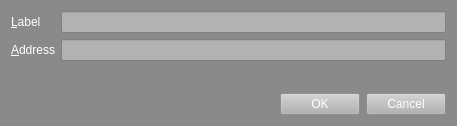
<?xml version="1.0" encoding="UTF-8"?>
<ui version="4.0">
 <class>EditAddressDialog</class>
 <widget class="QDialog" name="EditAddressDialog">
  <property name="geometry">
   <rect>
    <x>0</x>
    <y>0</y>
    <width>457</width>
    <height>126</height>
   </rect>
  </property>
  <property name="palette">
   <palette>
    <active>
     <colorrole role="WindowText">
      <brush brushstyle="SolidPattern">
       <color alpha="255">
        <red>255</red>
        <green>255</green>
        <blue>255</blue>
       </color>
      </brush>
     </colorrole>
     <colorrole role="Button">
      <brush brushstyle="SolidPattern">
       <color alpha="255">
        <red>138</red>
        <green>138</green>
        <blue>138</blue>
       </color>
      </brush>
     </colorrole>
     <colorrole role="Light">
      <brush brushstyle="SolidPattern">
       <color alpha="255">
        <red>207</red>
        <green>207</green>
        <blue>207</blue>
       </color>
      </brush>
     </colorrole>
     <colorrole role="Midlight">
      <brush brushstyle="SolidPattern">
       <color alpha="255">
        <red>172</red>
        <green>172</green>
        <blue>172</blue>
       </color>
      </brush>
     </colorrole>
     <colorrole role="Dark">
      <brush brushstyle="SolidPattern">
       <color alpha="255">
        <red>69</red>
        <green>69</green>
        <blue>69</blue>
       </color>
      </brush>
     </colorrole>
     <colorrole role="Mid">
      <brush brushstyle="SolidPattern">
       <color alpha="255">
        <red>92</red>
        <green>92</green>
        <blue>92</blue>
       </color>
      </brush>
     </colorrole>
     <colorrole role="Text">
      <brush brushstyle="SolidPattern">
       <color alpha="255">
        <red>255</red>
        <green>255</green>
        <blue>255</blue>
       </color>
      </brush>
     </colorrole>
     <colorrole role="BrightText">
      <brush brushstyle="SolidPattern">
       <color alpha="255">
        <red>255</red>
        <green>255</green>
        <blue>255</blue>
       </color>
      </brush>
     </colorrole>
     <colorrole role="ButtonText">
      <brush brushstyle="SolidPattern">
       <color alpha="255">
        <red>0</red>
        <green>0</green>
        <blue>0</blue>
       </color>
      </brush>
     </colorrole>
     <colorrole role="Base">
      <brush brushstyle="SolidPattern">
       <color alpha="255">
        <red>255</red>
        <green>255</green>
        <blue>255</blue>
       </color>
      </brush>
     </colorrole>
     <colorrole role="Window">
      <brush brushstyle="SolidPattern">
       <color alpha="255">
        <red>138</red>
        <green>138</green>
        <blue>138</blue>
       </color>
      </brush>
     </colorrole>
     <colorrole role="Shadow">
      <brush brushstyle="SolidPattern">
       <color alpha="255">
        <red>255</red>
        <green>255</green>
        <blue>255</blue>
       </color>
      </brush>
     </colorrole>
     <colorrole role="AlternateBase">
      <brush brushstyle="SolidPattern">
       <color alpha="255">
        <red>196</red>
        <green>196</green>
        <blue>196</blue>
       </color>
      </brush>
     </colorrole>
     <colorrole role="ToolTipBase">
      <brush brushstyle="SolidPattern">
       <color alpha="255">
        <red>138</red>
        <green>138</green>
        <blue>138</blue>
       </color>
      </brush>
     </colorrole>
     <colorrole role="ToolTipText">
      <brush brushstyle="SolidPattern">
       <color alpha="255">
        <red>255</red>
        <green>255</green>
        <blue>255</blue>
       </color>
      </brush>
     </colorrole>
    </active>
    <inactive>
     <colorrole role="WindowText">
      <brush brushstyle="SolidPattern">
       <color alpha="255">
        <red>255</red>
        <green>255</green>
        <blue>255</blue>
       </color>
      </brush>
     </colorrole>
     <colorrole role="Button">
      <brush brushstyle="SolidPattern">
       <color alpha="255">
        <red>138</red>
        <green>138</green>
        <blue>138</blue>
       </color>
      </brush>
     </colorrole>
     <colorrole role="Light">
      <brush brushstyle="SolidPattern">
       <color alpha="255">
        <red>207</red>
        <green>207</green>
        <blue>207</blue>
       </color>
      </brush>
     </colorrole>
     <colorrole role="Midlight">
      <brush brushstyle="SolidPattern">
       <color alpha="255">
        <red>172</red>
        <green>172</green>
        <blue>172</blue>
       </color>
      </brush>
     </colorrole>
     <colorrole role="Dark">
      <brush brushstyle="SolidPattern">
       <color alpha="255">
        <red>69</red>
        <green>69</green>
        <blue>69</blue>
       </color>
      </brush>
     </colorrole>
     <colorrole role="Mid">
      <brush brushstyle="SolidPattern">
       <color alpha="255">
        <red>92</red>
        <green>92</green>
        <blue>92</blue>
       </color>
      </brush>
     </colorrole>
     <colorrole role="Text">
      <brush brushstyle="SolidPattern">
       <color alpha="255">
        <red>255</red>
        <green>255</green>
        <blue>255</blue>
       </color>
      </brush>
     </colorrole>
     <colorrole role="BrightText">
      <brush brushstyle="SolidPattern">
       <color alpha="255">
        <red>255</red>
        <green>255</green>
        <blue>255</blue>
       </color>
      </brush>
     </colorrole>
     <colorrole role="ButtonText">
      <brush brushstyle="SolidPattern">
       <color alpha="255">
        <red>0</red>
        <green>0</green>
        <blue>0</blue>
       </color>
      </brush>
     </colorrole>
     <colorrole role="Base">
      <brush brushstyle="SolidPattern">
       <color alpha="255">
        <red>255</red>
        <green>255</green>
        <blue>255</blue>
       </color>
      </brush>
     </colorrole>
     <colorrole role="Window">
      <brush brushstyle="SolidPattern">
       <color alpha="255">
        <red>138</red>
        <green>138</green>
        <blue>138</blue>
       </color>
      </brush>
     </colorrole>
     <colorrole role="Shadow">
      <brush brushstyle="SolidPattern">
       <color alpha="255">
        <red>255</red>
        <green>255</green>
        <blue>255</blue>
       </color>
      </brush>
     </colorrole>
     <colorrole role="AlternateBase">
      <brush brushstyle="SolidPattern">
       <color alpha="255">
        <red>196</red>
        <green>196</green>
        <blue>196</blue>
       </color>
      </brush>
     </colorrole>
     <colorrole role="ToolTipBase">
      <brush brushstyle="SolidPattern">
       <color alpha="255">
        <red>138</red>
        <green>138</green>
        <blue>138</blue>
       </color>
      </brush>
     </colorrole>
     <colorrole role="ToolTipText">
      <brush brushstyle="SolidPattern">
       <color alpha="255">
        <red>255</red>
        <green>255</green>
        <blue>255</blue>
       </color>
      </brush>
     </colorrole>
    </inactive>
    <disabled>
     <colorrole role="WindowText">
      <brush brushstyle="SolidPattern">
       <color alpha="255">
        <red>69</red>
        <green>69</green>
        <blue>69</blue>
       </color>
      </brush>
     </colorrole>
     <colorrole role="Button">
      <brush brushstyle="SolidPattern">
       <color alpha="255">
        <red>138</red>
        <green>138</green>
        <blue>138</blue>
       </color>
      </brush>
     </colorrole>
     <colorrole role="Light">
      <brush brushstyle="SolidPattern">
       <color alpha="255">
        <red>207</red>
        <green>207</green>
        <blue>207</blue>
       </color>
      </brush>
     </colorrole>
     <colorrole role="Midlight">
      <brush brushstyle="SolidPattern">
       <color alpha="255">
        <red>172</red>
        <green>172</green>
        <blue>172</blue>
       </color>
      </brush>
     </colorrole>
     <colorrole role="Dark">
      <brush brushstyle="SolidPattern">
       <color alpha="255">
        <red>69</red>
        <green>69</green>
        <blue>69</blue>
       </color>
      </brush>
     </colorrole>
     <colorrole role="Mid">
      <brush brushstyle="SolidPattern">
       <color alpha="255">
        <red>92</red>
        <green>92</green>
        <blue>92</blue>
       </color>
      </brush>
     </colorrole>
     <colorrole role="Text">
      <brush brushstyle="SolidPattern">
       <color alpha="255">
        <red>69</red>
        <green>69</green>
        <blue>69</blue>
       </color>
      </brush>
     </colorrole>
     <colorrole role="BrightText">
      <brush brushstyle="SolidPattern">
       <color alpha="255">
        <red>255</red>
        <green>255</green>
        <blue>255</blue>
       </color>
      </brush>
     </colorrole>
     <colorrole role="ButtonText">
      <brush brushstyle="SolidPattern">
       <color alpha="255">
        <red>69</red>
        <green>69</green>
        <blue>69</blue>
       </color>
      </brush>
     </colorrole>
     <colorrole role="Base">
      <brush brushstyle="SolidPattern">
       <color alpha="255">
        <red>138</red>
        <green>138</green>
        <blue>138</blue>
       </color>
      </brush>
     </colorrole>
     <colorrole role="Window">
      <brush brushstyle="SolidPattern">
       <color alpha="255">
        <red>138</red>
        <green>138</green>
        <blue>138</blue>
       </color>
      </brush>
     </colorrole>
     <colorrole role="Shadow">
      <brush brushstyle="SolidPattern">
       <color alpha="255">
        <red>255</red>
        <green>255</green>
        <blue>255</blue>
       </color>
      </brush>
     </colorrole>
     <colorrole role="AlternateBase">
      <brush brushstyle="SolidPattern">
       <color alpha="255">
        <red>138</red>
        <green>138</green>
        <blue>138</blue>
       </color>
      </brush>
     </colorrole>
     <colorrole role="ToolTipBase">
      <brush brushstyle="SolidPattern">
       <color alpha="255">
        <red>138</red>
        <green>138</green>
        <blue>138</blue>
       </color>
      </brush>
     </colorrole>
     <colorrole role="ToolTipText">
      <brush brushstyle="SolidPattern">
       <color alpha="255">
        <red>255</red>
        <green>255</green>
        <blue>255</blue>
       </color>
      </brush>
     </colorrole>
    </disabled>
   </palette>
  </property>
  <property name="windowTitle">
   <string>Edit Address</string>
  </property>
  <layout class="QVBoxLayout" name="verticalLayout">
   <item>
    <layout class="QFormLayout" name="formLayout">
     <property name="fieldGrowthPolicy">
      <enum>QFormLayout::AllNonFixedFieldsGrow</enum>
     </property>
     <item row="0" column="0">
      <widget class="QLabel" name="label">
       <property name="autoFillBackground">
        <bool>true</bool>
       </property>
       <property name="text">
        <string>&lt;html&gt;&lt;head/&gt;&lt;body&gt;&lt;p&gt;&lt;span style=&quot; color:#ffffff;&quot;&gt;&amp;amp;Label&lt;/span&gt;&lt;/p&gt;&lt;/body&gt;&lt;/html&gt;</string>
       </property>
       <property name="buddy">
        <cstring>labelEdit</cstring>
       </property>
      </widget>
     </item>
     <item row="0" column="1">
      <widget class="QLineEdit" name="labelEdit">
       <property name="palette">
        <palette>
         <active>
          <colorrole role="WindowText">
           <brush brushstyle="SolidPattern">
            <color alpha="255">
             <red>255</red>
             <green>255</green>
             <blue>255</blue>
            </color>
           </brush>
          </colorrole>
          <colorrole role="Button">
           <brush brushstyle="SolidPattern">
            <color alpha="255">
             <red>178</red>
             <green>178</green>
             <blue>178</blue>
            </color>
           </brush>
          </colorrole>
          <colorrole role="Text">
           <brush brushstyle="SolidPattern">
            <color alpha="255">
             <red>255</red>
             <green>255</green>
             <blue>255</blue>
            </color>
           </brush>
          </colorrole>
          <colorrole role="ButtonText">
           <brush brushstyle="SolidPattern">
            <color alpha="255">
             <red>255</red>
             <green>255</green>
             <blue>255</blue>
            </color>
           </brush>
          </colorrole>
          <colorrole role="Base">
           <brush brushstyle="SolidPattern">
            <color alpha="255">
             <red>178</red>
             <green>178</green>
             <blue>178</blue>
            </color>
           </brush>
          </colorrole>
          <colorrole role="Window">
           <brush brushstyle="SolidPattern">
            <color alpha="255">
             <red>178</red>
             <green>178</green>
             <blue>178</blue>
            </color>
           </brush>
          </colorrole>
         </active>
         <inactive>
          <colorrole role="WindowText">
           <brush brushstyle="SolidPattern">
            <color alpha="255">
             <red>255</red>
             <green>255</green>
             <blue>255</blue>
            </color>
           </brush>
          </colorrole>
          <colorrole role="Button">
           <brush brushstyle="SolidPattern">
            <color alpha="255">
             <red>178</red>
             <green>178</green>
             <blue>178</blue>
            </color>
           </brush>
          </colorrole>
          <colorrole role="Text">
           <brush brushstyle="SolidPattern">
            <color alpha="255">
             <red>255</red>
             <green>255</green>
             <blue>255</blue>
            </color>
           </brush>
          </colorrole>
          <colorrole role="ButtonText">
           <brush brushstyle="SolidPattern">
            <color alpha="255">
             <red>255</red>
             <green>255</green>
             <blue>255</blue>
            </color>
           </brush>
          </colorrole>
          <colorrole role="Base">
           <brush brushstyle="SolidPattern">
            <color alpha="255">
             <red>178</red>
             <green>178</green>
             <blue>178</blue>
            </color>
           </brush>
          </colorrole>
          <colorrole role="Window">
           <brush brushstyle="SolidPattern">
            <color alpha="255">
             <red>178</red>
             <green>178</green>
             <blue>178</blue>
            </color>
           </brush>
          </colorrole>
         </inactive>
         <disabled>
          <colorrole role="WindowText">
           <brush brushstyle="SolidPattern">
            <color alpha="255">
             <red>255</red>
             <green>255</green>
             <blue>255</blue>
            </color>
           </brush>
          </colorrole>
          <colorrole role="Button">
           <brush brushstyle="SolidPattern">
            <color alpha="255">
             <red>178</red>
             <green>178</green>
             <blue>178</blue>
            </color>
           </brush>
          </colorrole>
          <colorrole role="Text">
           <brush brushstyle="SolidPattern">
            <color alpha="255">
             <red>255</red>
             <green>255</green>
             <blue>255</blue>
            </color>
           </brush>
          </colorrole>
          <colorrole role="ButtonText">
           <brush brushstyle="SolidPattern">
            <color alpha="255">
             <red>255</red>
             <green>255</green>
             <blue>255</blue>
            </color>
           </brush>
          </colorrole>
          <colorrole role="Base">
           <brush brushstyle="SolidPattern">
            <color alpha="255">
             <red>178</red>
             <green>178</green>
             <blue>178</blue>
            </color>
           </brush>
          </colorrole>
          <colorrole role="Window">
           <brush brushstyle="SolidPattern">
            <color alpha="255">
             <red>178</red>
             <green>178</green>
             <blue>178</blue>
            </color>
           </brush>
          </colorrole>
         </disabled>
        </palette>
       </property>
       <property name="toolTip">
        <string>The label associated with this address book entry</string>
       </property>
       <property name="styleSheet">
        <string notr="true">background-color: rgb(178, 178, 178);
color: rgb(255,255,255);</string>
       </property>
      </widget>
     </item>
     <item row="1" column="0">
      <widget class="QLabel" name="label_2">
       <property name="autoFillBackground">
        <bool>true</bool>
       </property>
       <property name="text">
        <string>&lt;html&gt;&lt;head/&gt;&lt;body&gt;&lt;p&gt;&lt;span style=&quot; color:#ffffff;&quot;&gt;&amp;amp;Address&lt;/span&gt;&lt;/p&gt;&lt;/body&gt;&lt;/html&gt;</string>
       </property>
       <property name="buddy">
        <cstring>addressEdit</cstring>
       </property>
      </widget>
     </item>
     <item row="1" column="1">
      <widget class="QLineEdit" name="addressEdit">
       <property name="palette">
        <palette>
         <active>
          <colorrole role="WindowText">
           <brush brushstyle="SolidPattern">
            <color alpha="255">
             <red>255</red>
             <green>255</green>
             <blue>255</blue>
            </color>
           </brush>
          </colorrole>
          <colorrole role="Button">
           <brush brushstyle="SolidPattern">
            <color alpha="255">
             <red>178</red>
             <green>178</green>
             <blue>178</blue>
            </color>
           </brush>
          </colorrole>
          <colorrole role="Text">
           <brush brushstyle="SolidPattern">
            <color alpha="255">
             <red>255</red>
             <green>255</green>
             <blue>255</blue>
            </color>
           </brush>
          </colorrole>
          <colorrole role="ButtonText">
           <brush brushstyle="SolidPattern">
            <color alpha="255">
             <red>255</red>
             <green>255</green>
             <blue>255</blue>
            </color>
           </brush>
          </colorrole>
          <colorrole role="Base">
           <brush brushstyle="SolidPattern">
            <color alpha="255">
             <red>178</red>
             <green>178</green>
             <blue>178</blue>
            </color>
           </brush>
          </colorrole>
          <colorrole role="Window">
           <brush brushstyle="SolidPattern">
            <color alpha="255">
             <red>178</red>
             <green>178</green>
             <blue>178</blue>
            </color>
           </brush>
          </colorrole>
         </active>
         <inactive>
          <colorrole role="WindowText">
           <brush brushstyle="SolidPattern">
            <color alpha="255">
             <red>255</red>
             <green>255</green>
             <blue>255</blue>
            </color>
           </brush>
          </colorrole>
          <colorrole role="Button">
           <brush brushstyle="SolidPattern">
            <color alpha="255">
             <red>178</red>
             <green>178</green>
             <blue>178</blue>
            </color>
           </brush>
          </colorrole>
          <colorrole role="Text">
           <brush brushstyle="SolidPattern">
            <color alpha="255">
             <red>255</red>
             <green>255</green>
             <blue>255</blue>
            </color>
           </brush>
          </colorrole>
          <colorrole role="ButtonText">
           <brush brushstyle="SolidPattern">
            <color alpha="255">
             <red>255</red>
             <green>255</green>
             <blue>255</blue>
            </color>
           </brush>
          </colorrole>
          <colorrole role="Base">
           <brush brushstyle="SolidPattern">
            <color alpha="255">
             <red>178</red>
             <green>178</green>
             <blue>178</blue>
            </color>
           </brush>
          </colorrole>
          <colorrole role="Window">
           <brush brushstyle="SolidPattern">
            <color alpha="255">
             <red>178</red>
             <green>178</green>
             <blue>178</blue>
            </color>
           </brush>
          </colorrole>
         </inactive>
         <disabled>
          <colorrole role="WindowText">
           <brush brushstyle="SolidPattern">
            <color alpha="255">
             <red>255</red>
             <green>255</green>
             <blue>255</blue>
            </color>
           </brush>
          </colorrole>
          <colorrole role="Button">
           <brush brushstyle="SolidPattern">
            <color alpha="255">
             <red>178</red>
             <green>178</green>
             <blue>178</blue>
            </color>
           </brush>
          </colorrole>
          <colorrole role="Text">
           <brush brushstyle="SolidPattern">
            <color alpha="255">
             <red>255</red>
             <green>255</green>
             <blue>255</blue>
            </color>
           </brush>
          </colorrole>
          <colorrole role="ButtonText">
           <brush brushstyle="SolidPattern">
            <color alpha="255">
             <red>255</red>
             <green>255</green>
             <blue>255</blue>
            </color>
           </brush>
          </colorrole>
          <colorrole role="Base">
           <brush brushstyle="SolidPattern">
            <color alpha="255">
             <red>178</red>
             <green>178</green>
             <blue>178</blue>
            </color>
           </brush>
          </colorrole>
          <colorrole role="Window">
           <brush brushstyle="SolidPattern">
            <color alpha="255">
             <red>178</red>
             <green>178</green>
             <blue>178</blue>
            </color>
           </brush>
          </colorrole>
         </disabled>
        </palette>
       </property>
       <property name="toolTip">
        <string>The address associated with this address book entry. This can only be modified for sending addresses.</string>
       </property>
       <property name="styleSheet">
        <string notr="true">background-color: rgb(178, 178, 178);
color: rgb(255,255,255);</string>
       </property>
      </widget>
     </item>
    </layout>
   </item>
   <item>
    <widget class="QDialogButtonBox" name="buttonBox">
     <property name="palette">
      <palette>
       <active>
        <colorrole role="Button">
         <brush brushstyle="SolidPattern">
          <color alpha="255">
           <red>178</red>
           <green>178</green>
           <blue>178</blue>
          </color>
         </brush>
        </colorrole>
        <colorrole role="ButtonText">
         <brush brushstyle="SolidPattern">
          <color alpha="255">
           <red>255</red>
           <green>255</green>
           <blue>255</blue>
          </color>
         </brush>
        </colorrole>
        <colorrole role="Base">
         <brush brushstyle="SolidPattern">
          <color alpha="255">
           <red>178</red>
           <green>178</green>
           <blue>178</blue>
          </color>
         </brush>
        </colorrole>
        <colorrole role="Window">
         <brush brushstyle="SolidPattern">
          <color alpha="255">
           <red>178</red>
           <green>178</green>
           <blue>178</blue>
          </color>
         </brush>
        </colorrole>
        <colorrole role="Highlight">
         <brush brushstyle="SolidPattern">
          <color alpha="255">
           <red>240</red>
           <green>119</green>
           <blue>70</blue>
          </color>
         </brush>
        </colorrole>
       </active>
       <inactive>
        <colorrole role="Button">
         <brush brushstyle="SolidPattern">
          <color alpha="255">
           <red>178</red>
           <green>178</green>
           <blue>178</blue>
          </color>
         </brush>
        </colorrole>
        <colorrole role="ButtonText">
         <brush brushstyle="SolidPattern">
          <color alpha="255">
           <red>255</red>
           <green>255</green>
           <blue>255</blue>
          </color>
         </brush>
        </colorrole>
        <colorrole role="Base">
         <brush brushstyle="SolidPattern">
          <color alpha="255">
           <red>178</red>
           <green>178</green>
           <blue>178</blue>
          </color>
         </brush>
        </colorrole>
        <colorrole role="Window">
         <brush brushstyle="SolidPattern">
          <color alpha="255">
           <red>178</red>
           <green>178</green>
           <blue>178</blue>
          </color>
         </brush>
        </colorrole>
        <colorrole role="Highlight">
         <brush brushstyle="SolidPattern">
          <color alpha="255">
           <red>178</red>
           <green>178</green>
           <blue>178</blue>
          </color>
         </brush>
        </colorrole>
       </inactive>
       <disabled>
        <colorrole role="Button">
         <brush brushstyle="SolidPattern">
          <color alpha="255">
           <red>178</red>
           <green>178</green>
           <blue>178</blue>
          </color>
         </brush>
        </colorrole>
        <colorrole role="ButtonText">
         <brush brushstyle="SolidPattern">
          <color alpha="255">
           <red>138</red>
           <green>138</green>
           <blue>138</blue>
          </color>
         </brush>
        </colorrole>
        <colorrole role="Base">
         <brush brushstyle="SolidPattern">
          <color alpha="255">
           <red>178</red>
           <green>178</green>
           <blue>178</blue>
          </color>
         </brush>
        </colorrole>
        <colorrole role="Window">
         <brush brushstyle="SolidPattern">
          <color alpha="255">
           <red>178</red>
           <green>178</green>
           <blue>178</blue>
          </color>
         </brush>
        </colorrole>
        <colorrole role="Highlight">
         <brush brushstyle="SolidPattern">
          <color alpha="255">
           <red>178</red>
           <green>178</green>
           <blue>178</blue>
          </color>
         </brush>
        </colorrole>
       </disabled>
      </palette>
     </property>
     <property name="autoFillBackground">
      <bool>false</bool>
     </property>
     <property name="styleSheet">
      <string notr="true"/>
     </property>
     <property name="orientation">
      <enum>Qt::Horizontal</enum>
     </property>
     <property name="standardButtons">
      <set>QDialogButtonBox::Cancel|QDialogButtonBox::Ok</set>
     </property>
    </widget>
   </item>
  </layout>
 </widget>
 <resources/>
 <connections>
  <connection>
   <sender>buttonBox</sender>
   <signal>accepted()</signal>
   <receiver>EditAddressDialog</receiver>
   <slot>accept()</slot>
   <hints>
    <hint type="sourcelabel">
     <x>248</x>
     <y>254</y>
    </hint>
    <hint type="destinationlabel">
     <x>157</x>
     <y>274</y>
    </hint>
   </hints>
  </connection>
  <connection>
   <sender>buttonBox</sender>
   <signal>rejected()</signal>
   <receiver>EditAddressDialog</receiver>
   <slot>reject()</slot>
   <hints>
    <hint type="sourcelabel">
     <x>316</x>
     <y>260</y>
    </hint>
    <hint type="destinationlabel">
     <x>286</x>
     <y>274</y>
    </hint>
   </hints>
  </connection>
 </connections>
</ui>
